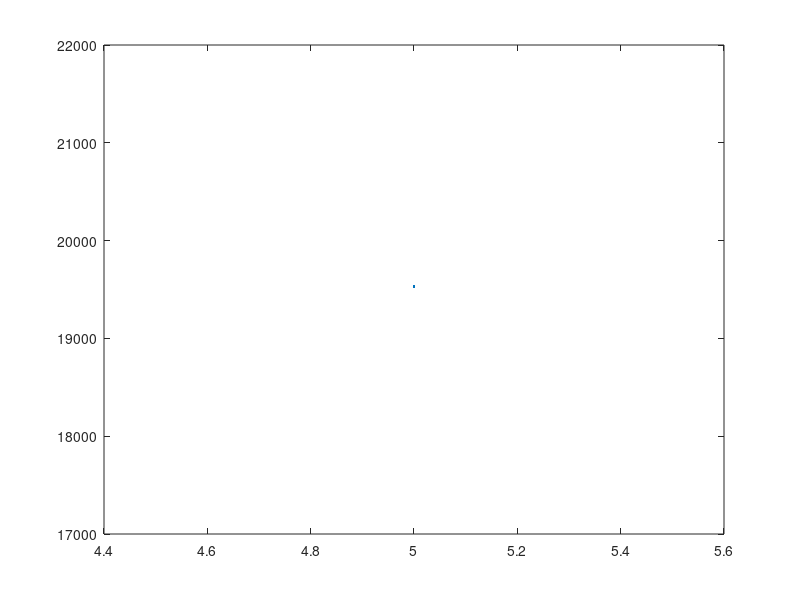

Here is the MATLAB script that generated this plot: (Note: this script raises an error after producing the figure.)
x = input('Ingrese el grado del polinomio');
vector = 0:x;
for aux = 0:x
    cadena = strcat('Ingrese un valor para X^',int2str(aux));
    variable = input(cadena);
    vector(aux+1)=variable;
end
strpolinomio = '';
for aux = 1:length(vector)
    valor = vector(aux);
    if aux-1==0
        if  valor>=0
            strpolinomio = strcat('+',int2str(valor),strpolinomio);
        else
            strpolinomio = strcat(int2str(valor), strpolinomio);
        end
    else
        if valor>=0 && aux~=length(vector)
            strpolinomio = strcat('+', int2str(valor),'X^',int2str(aux-1), strpolinomio);
        else
            strpolinomio = strcat(int2str(valor),'X^',int2str(aux-1), strpolinomio);
        end
    end
end
disp(strpolinomio);

inicioRango  = input('Ingrese el valor INICIAL del rango');
finRango  = input('Ingrese el valor FINAL del rango');
intervalo  = input('Ingrese el intervalo');

arregloValoresX = inicioRango:intervalo:finRango;
arregloValoresY = 1:length(arregloValoresX);

for aux2 = 1:length(arregloValoresX)
    valorX = arregloValoresX(aux2);
    intResultado = 0;
    for aux = 1:length(vector)
        valor = vector(aux);
        if aux-1==0
            intResultado = valor;
        else
            if valor>=0
                intResultado = intResultado+(valor*(valorX^(aux-1)));
            else
                intResultado = intResultado+(valor*(valorX^(aux-1)));
            end
        end
    end
    arregloValoresY(aux2)=intResultado;
end
disp(arregloValoresX);
disp(arregloValoresY);

p = plot(arregloValoresX,arregloValoresY);
p.LineWidth=2;
p.Marker="*";

for i=1:length(arregloValoresY)
    valoresX = arregloValoresX(i);
    valoresY = arregloValoresY(i);
    if i==1
        inicioY = valoresY;
    end
    auxY2=0;
    auxY=0;
    try
        %Creciente
        if valoresX < arregloValoresX(i+1) && valoresY<arregloValoresY(i+1)
            if inicioY > arregloValoresY(i+1)&&~isempty(arregloValoresY(i+1))
                disp(strcat('DECRECIENTE desde X: ', int2str(inicioY), ' Hasta: ',int2str(valoresY)));
                inicioY=valoresY;
            end
        end
        %decreciente
        if valoresX < arregloValoresX(i+1) && valoresY>arregloValoresY(i+1)
            if inicioY < arregloValoresY(i+1)
                disp(strcat('CRECIENTE desde X: ',int2str(inicioY),' Hasta: ',int2str(valoresY)));
                inicioY=valoresY;
            end
        end
    catch
        if valoresY>inicioY
            disp(strcat('CRECIENTE desde X: ', int2str(inicioY), ' Hasta: ',int2str(valoresY)));     
        end
        if valoresY<inicioY
            disp(strcat('DECRECIENTE desde X: ',int2str(inicioY),' Hasta: ',int2str(valoresY)));        
        end
    end
    
end